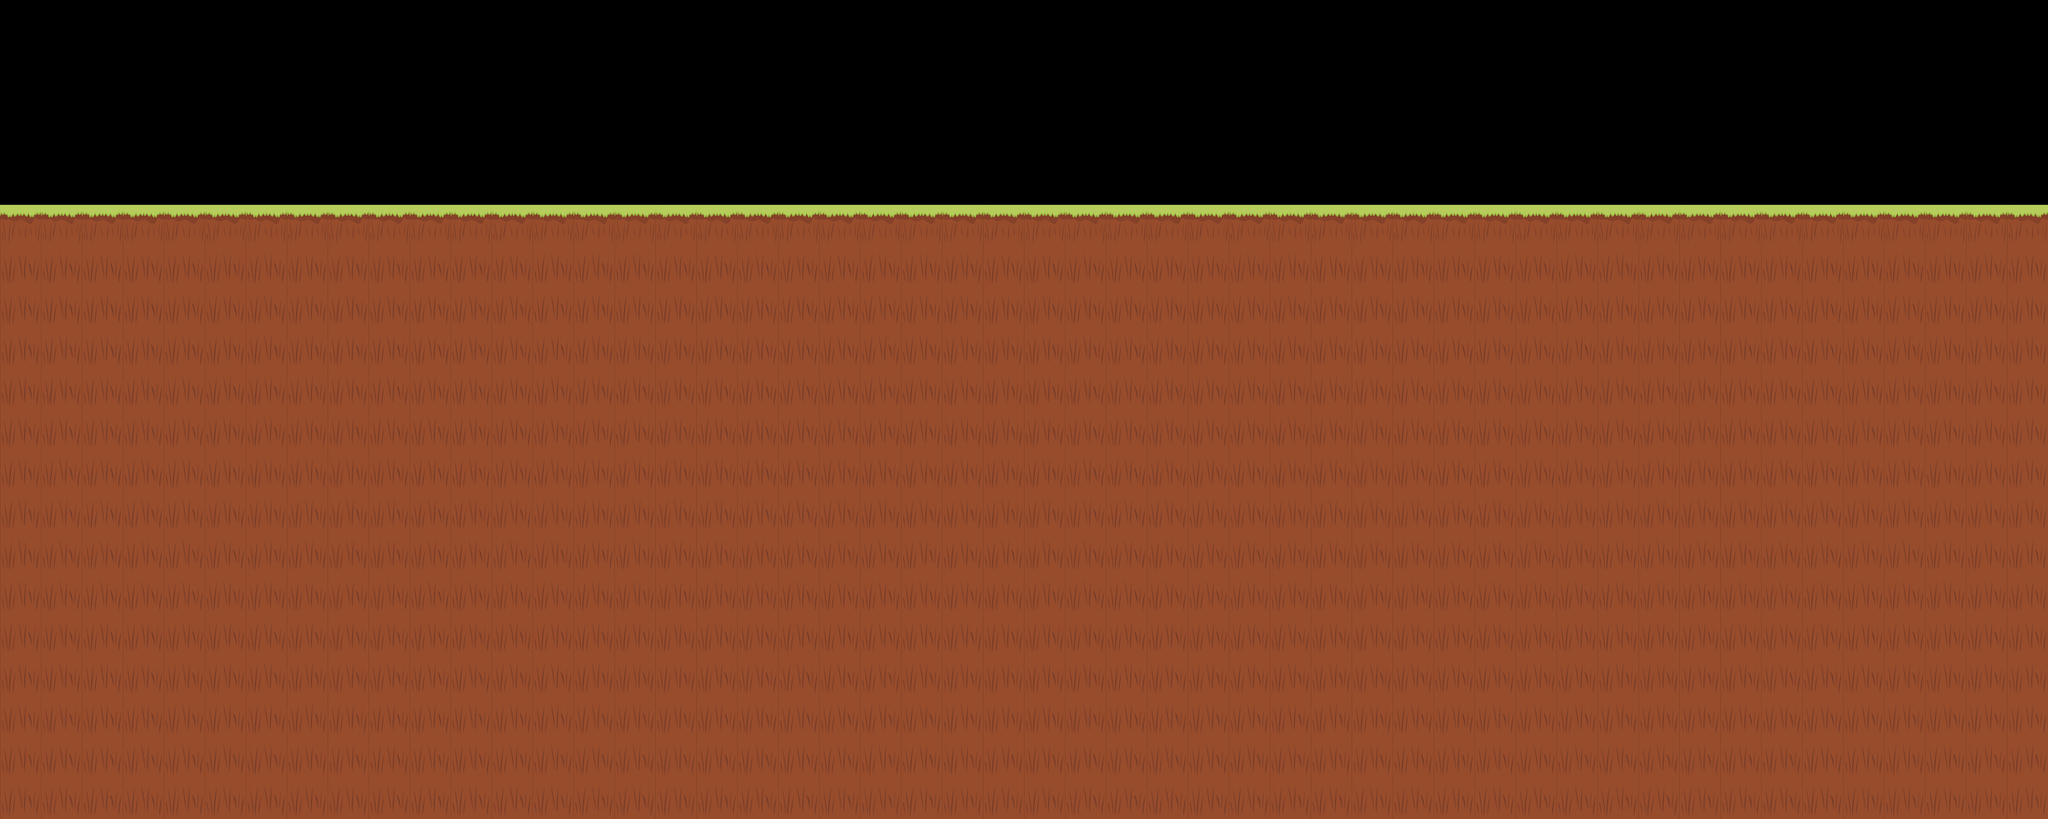

This is a level from a 2D game, rendered from its Tiled map with the project's own tilesets. A one-line summary and the map file follow, with tile-layer data summarised:
An orthogonal 50x20 tile map with 64x64 px tiles, 1 tile layer (groundlayer), 2 tilesets and 2 objects (startPoint, endPoint).

<map version="1.2" tiledversion="1.2.4" orientation="orthogonal" renderorder="right-down" width="50" height="20" tilewidth="64" tileheight="64" infinite="0" nextlayerid="7" nextobjectid="9">
 <tileset firstgid="1" name="tiledmap" tilewidth="64" tileheight="64" tilecount="2" columns="1">
  <properties>
   <property name="collides" type="bool" value="true" />
  </properties>
  <image source="tiledmap.png" width="64" height="128" />
  <tile id="0">
   <properties>
    <property name="collides" type="bool" value="true" />
   </properties>
  </tile>
 </tileset>
 <tileset firstgid="3" name="carrot" tilewidth="64" tileheight="64" tilecount="1" columns="1">
  <image source="carrot.png" width="64" height="64" />
  <tile id="0">
   <properties>
    <property name="carrot" type="bool" value="true" />
   </properties>
  </tile>
 </tileset>
 <layer id="1" name="groundlayer" width="50" height="20">
  <data>[1000 cells, 750 non-empty, 2 distinct tile ids]</data>
 </layer>
 <objectgroup id="6" name="Object1">
  <object id="5" name="startPoint" x="48" y="269.333" width="60" height="53.3333" />
  <object id="8" name="endPoint" x="3108" y="282.667" width="81.3333" height="36" />
 </objectgroup>
</map>
